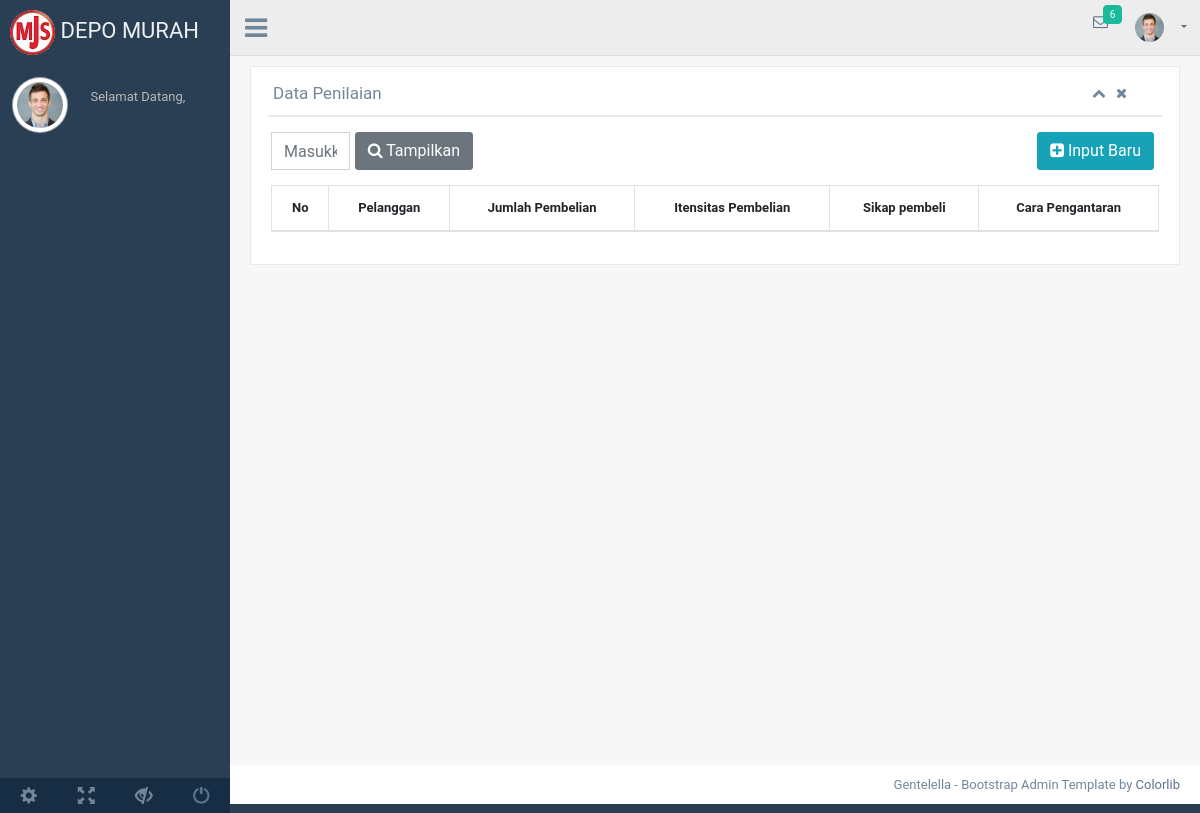
/index.php/penilaian, run on the app's committed database.
### tables this page shows
CREATE TABLE `tb_kriteria` (
  `id_kriteria` varchar(10) NOT NULL,
  `kriteria` varchar(35) NOT NULL,
  `bobot` float NOT NULL
);

### application/controllers/Penilaian.php (called while the page is built, shortened)
<?php
class Penilaian extends CI_Controller {
	public function index(){
    $this->db->order_by("id_kriteria", "asc");
    $data['kriteria'] = $this->db->get('tb_kriteria')->result();
    $this->load->view('template/back/header');
    $this->load->view('template/back/sidebar');
    $this->load->view('template/back/topnav');
    $this->load->view('pages/back/penilaian', $data);
    $this->load->view('template/back/footer');
	}
}
?>

### index.php (called while the page is built, shortened)
<?php
require_once BASEPATH.'core/CodeIgniter.php';

### application/views/pages/back/Penilaian.php (the view, shortened to what this page needs)
<link href="<?php echo base_url(); ?>assets/datatable/datatables.min.css" rel="stylesheet">
<link href="<?php echo base_url(); ?>assets/toastr/toastr.min.css" rel="stylesheet">
<div class="right_col" role="main">
  <div class="">
    <div class="row">
      <div class="col-md-12 col-sm-12  ">
        <div class="x_panel">
          <div class="x_title">
            <h2>Data Penilaian</h2>
            <ul class="nav navbar-right panel_toolbox">
              <li><a class="collapse-link"><i class="fa fa-chevron-up"></i></a>
              </li>
              <li><a class="close-link"><i class="fa fa-close"></i></a>
              </li>
            </ul>
            <div class="clearfix"></div>
          </div>
          <div class="x_content">
            <div class="row">
              <div class="col-md-3">
                <div class="input-group">
                  <input type="text" class="form-control" name="tahun" placeholder="Masukkan Tahun Pencarian" onkeypress="return onlyNumberKey(event)" maxlength="4">
                  <div class="input-group-btn">
                    <button type="button" class="btn btn-secondary no-border" id="btnTampil" style="margin-left: 5px;">
                      <i class="ace-icon fa fa-search icon-on-right bigger-110"></i> Tampilkan
                    </button>
                  </div>
                </div>
              </div>
              <div class="col-md-9">
                <a class="btn btn-info" href="<?php echo base_url("penilaian/inputpenilaian")?>" style="float: right;"><i class="fa fa-plus-square"></i> Input Baru</a>
              </div>
            </div>
            <div class="row">
              <div class="col-md-12">
                <table class="table table-bordered table-hover table-striped" id="tb_data">
                  <thead>
                    <th class="text-center">No</th>
                    <th class="text-center">Pelanggan</th>
                    <?php
                      foreach($kriteria as $row){
                        echo '<th class="text-center">'.$row->kriteria.'</th>';
                      }
                    ?>
                  </thead>
                </table>
              </div>
            </div>
          </div>
        </div>
      </div>
    </div>
  </div>
</div>

### assets/css/loader.css (style rules this page uses)
body { font-family: roboto; }

### data on the page
tb_kriteria: kriteria "Jumlah Pembelian"
tb_kriteria: kriteria "Itensitas Pembelian"
tb_kriteria: kriteria "Sikap pembeli"
tb_kriteria: kriteria "Cara Pengantaran"
